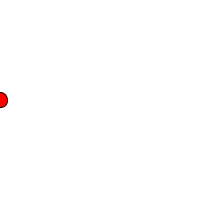
Frame 1 (no input)
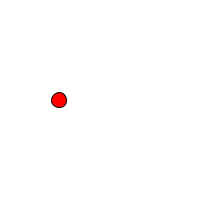
Frame 60 (the mouse pressed at the canvas centre just before this capture)
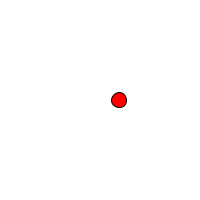
Frame 120 (the mouse held since frame 60 and released just before this capture)

The Processing sketch that drew these frames (run headless with seeded random() and noise(); from frame 60 on, the mouse is pressed at the canvas centre):

// Processing sketch: conditionalAnimation
// ── conditionalAnimation.pde
int circleX = 0;
int circleY = 100;

void setup()
{
  size(200, 200);
  fill(255,0,0);
}

void draw()
{
  background(255);
  ellipse(circleX, circleY, 15, 15);

  if (circleX<width)
  {
    circleX = circleX + 1;
  }
}
